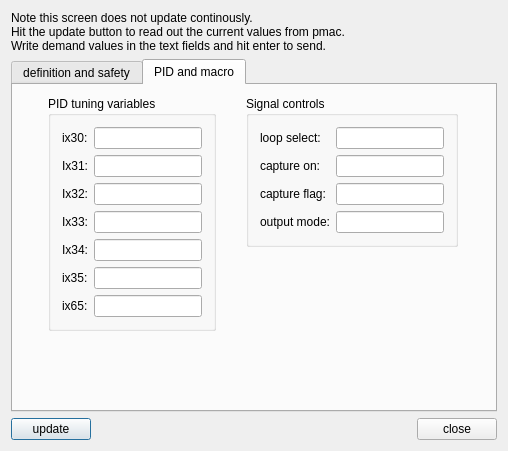
<?xml version="1.0" encoding="UTF-8"?>
<ui version="4.0">
 <class>formAxisSettings</class>
 <widget class="QDialog" name="formAxisSettings">
  <property name="geometry">
   <rect>
    <x>0</x>
    <y>0</y>
    <width>508</width>
    <height>451</height>
   </rect>
  </property>
  <property name="sizePolicy">
   <sizepolicy hsizetype="Fixed" vsizetype="Fixed">
    <horstretch>0</horstretch>
    <verstretch>0</verstretch>
   </sizepolicy>
  </property>
  <property name="maximumSize">
   <size>
    <width>1024</width>
    <height>768</height>
   </size>
  </property>
  <property name="windowTitle">
   <string>Axis setup</string>
  </property>
  <layout class="QGridLayout" name="gridLayout_3">
   <item row="0" column="0" colspan="3">
    <widget class="QLabel" name="textLabel1">
     <property name="text">
      <string>Note this screen does not update continously.
Hit the update button to read out the current values from pmac.
Write demand values in the text fields and hit enter to send.</string>
     </property>
     <property name="wordWrap">
      <bool>false</bool>
     </property>
    </widget>
   </item>
   <item row="1" column="0" colspan="3">
    <widget class="QTabWidget" name="tabAxisSetup">
     <property name="currentIndex">
      <number>1</number>
     </property>
     <widget class="QWidget" name="tab">
      <attribute name="title">
       <string>definition and safety</string>
      </attribute>
      <layout class="QGridLayout" name="gridLayout_2">
       <item row="0" column="0">
        <widget class="QGroupBox" name="groupBox1">
         <property name="title">
          <string>Definition I variables</string>
         </property>
         <layout class="QFormLayout" name="formLayout_2">
          <item row="0" column="0">
           <widget class="QLabel" name="textLabel2">
            <property name="text">
             <string>Ix11:</string>
            </property>
            <property name="wordWrap">
             <bool>false</bool>
            </property>
           </widget>
          </item>
          <item row="0" column="1">
           <widget class="QLineEdit" name="lneIx11">
            <property name="minimumSize">
             <size>
              <width>60</width>
              <height>0</height>
             </size>
            </property>
            <property name="maximumSize">
             <size>
              <width>31222</width>
              <height>32767</height>
             </size>
            </property>
           </widget>
          </item>
          <item row="1" column="0">
           <widget class="QLabel" name="textLabel2_2">
            <property name="text">
             <string>Ix12:</string>
            </property>
            <property name="wordWrap">
             <bool>false</bool>
            </property>
           </widget>
          </item>
          <item row="1" column="1">
           <widget class="QLineEdit" name="lneIx12">
            <property name="minimumSize">
             <size>
              <width>60</width>
              <height>0</height>
             </size>
            </property>
            <property name="maximumSize">
             <size>
              <width>31222</width>
              <height>32767</height>
             </size>
            </property>
           </widget>
          </item>
          <item row="2" column="0">
           <widget class="QLabel" name="textLabel2_3">
            <property name="text">
             <string>Ix13:</string>
            </property>
            <property name="wordWrap">
             <bool>false</bool>
            </property>
           </widget>
          </item>
          <item row="2" column="1">
           <widget class="QLineEdit" name="lneIx13">
            <property name="minimumSize">
             <size>
              <width>60</width>
              <height>0</height>
             </size>
            </property>
            <property name="maximumSize">
             <size>
              <width>31222</width>
              <height>32767</height>
             </size>
            </property>
           </widget>
          </item>
          <item row="3" column="0">
           <widget class="QLabel" name="textLabel2_4">
            <property name="text">
             <string>Ix14:</string>
            </property>
            <property name="wordWrap">
             <bool>false</bool>
            </property>
           </widget>
          </item>
          <item row="3" column="1">
           <widget class="QLineEdit" name="lneIx14">
            <property name="minimumSize">
             <size>
              <width>60</width>
              <height>0</height>
             </size>
            </property>
            <property name="maximumSize">
             <size>
              <width>31222</width>
              <height>32767</height>
             </size>
            </property>
           </widget>
          </item>
          <item row="4" column="0">
           <widget class="QLabel" name="textLabel2_5">
            <property name="text">
             <string>Ix15:</string>
            </property>
            <property name="wordWrap">
             <bool>false</bool>
            </property>
           </widget>
          </item>
          <item row="4" column="1">
           <widget class="QLineEdit" name="lneIx15">
            <property name="minimumSize">
             <size>
              <width>60</width>
              <height>0</height>
             </size>
            </property>
            <property name="maximumSize">
             <size>
              <width>31222</width>
              <height>32767</height>
             </size>
            </property>
           </widget>
          </item>
          <item row="5" column="0">
           <widget class="QLabel" name="textLabel2_6">
            <property name="text">
             <string>Ix16:</string>
            </property>
            <property name="wordWrap">
             <bool>false</bool>
            </property>
           </widget>
          </item>
          <item row="5" column="1">
           <widget class="QLineEdit" name="lneIx16">
            <property name="minimumSize">
             <size>
              <width>60</width>
              <height>0</height>
             </size>
            </property>
            <property name="maximumSize">
             <size>
              <width>31222</width>
              <height>32767</height>
             </size>
            </property>
           </widget>
          </item>
          <item row="6" column="0">
           <widget class="QLabel" name="textLabel2_7">
            <property name="text">
             <string>Ix17:</string>
            </property>
            <property name="wordWrap">
             <bool>false</bool>
            </property>
           </widget>
          </item>
          <item row="6" column="1">
           <widget class="QLineEdit" name="lneIx17">
            <property name="minimumSize">
             <size>
              <width>60</width>
              <height>0</height>
             </size>
            </property>
            <property name="maximumSize">
             <size>
              <width>31222</width>
              <height>32767</height>
             </size>
            </property>
           </widget>
          </item>
          <item row="7" column="0">
           <widget class="QLabel" name="textLabel2_8">
            <property name="text">
             <string>Ix19:</string>
            </property>
            <property name="wordWrap">
             <bool>false</bool>
            </property>
           </widget>
          </item>
          <item row="7" column="1">
           <widget class="QLineEdit" name="lneIx19">
            <property name="minimumSize">
             <size>
              <width>60</width>
              <height>0</height>
             </size>
            </property>
            <property name="maximumSize">
             <size>
              <width>31222</width>
              <height>32767</height>
             </size>
            </property>
           </widget>
          </item>
         </layout>
        </widget>
       </item>
       <item row="0" column="1">
        <widget class="QGroupBox" name="groupBox2">
         <property name="title">
          <string>Safety I variables</string>
         </property>
         <layout class="QFormLayout" name="formLayout">
          <item row="0" column="0">
           <widget class="QLabel" name="textLabel2_9">
            <property name="text">
             <string>Ix20</string>
            </property>
            <property name="wordWrap">
             <bool>false</bool>
            </property>
           </widget>
          </item>
          <item row="0" column="1">
           <widget class="QLineEdit" name="lneIx20">
            <property name="sizePolicy">
             <sizepolicy hsizetype="Expanding" vsizetype="Fixed">
              <horstretch>0</horstretch>
              <verstretch>0</verstretch>
             </sizepolicy>
            </property>
            <property name="minimumSize">
             <size>
              <width>60</width>
              <height>0</height>
             </size>
            </property>
            <property name="maximumSize">
             <size>
              <width>32222</width>
              <height>32767</height>
             </size>
            </property>
           </widget>
          </item>
          <item row="1" column="0">
           <widget class="QLabel" name="textLabel2_2_2">
            <property name="text">
             <string>Ix21</string>
            </property>
            <property name="wordWrap">
             <bool>false</bool>
            </property>
           </widget>
          </item>
          <item row="1" column="1">
           <widget class="QLineEdit" name="lneIx21">
            <property name="minimumSize">
             <size>
              <width>60</width>
              <height>0</height>
             </size>
            </property>
            <property name="maximumSize">
             <size>
              <width>32222</width>
              <height>32767</height>
             </size>
            </property>
           </widget>
          </item>
          <item row="2" column="0">
           <widget class="QLabel" name="textLabel2_3_2">
            <property name="text">
             <string>Ix22</string>
            </property>
            <property name="wordWrap">
             <bool>false</bool>
            </property>
           </widget>
          </item>
          <item row="2" column="1">
           <widget class="QLineEdit" name="lneIx22">
            <property name="minimumSize">
             <size>
              <width>60</width>
              <height>0</height>
             </size>
            </property>
            <property name="maximumSize">
             <size>
              <width>32222</width>
              <height>32767</height>
             </size>
            </property>
           </widget>
          </item>
          <item row="3" column="0">
           <widget class="QLabel" name="textLabel2_4_2">
            <property name="text">
             <string>Ix23</string>
            </property>
            <property name="wordWrap">
             <bool>false</bool>
            </property>
           </widget>
          </item>
          <item row="3" column="1">
           <widget class="QLineEdit" name="lneIx23">
            <property name="minimumSize">
             <size>
              <width>60</width>
              <height>0</height>
             </size>
            </property>
            <property name="maximumSize">
             <size>
              <width>32222</width>
              <height>32767</height>
             </size>
            </property>
           </widget>
          </item>
          <item row="4" column="0">
           <widget class="QLabel" name="textLabel2_5_2">
            <property name="text">
             <string>Ix24</string>
            </property>
            <property name="wordWrap">
             <bool>false</bool>
            </property>
           </widget>
          </item>
          <item row="4" column="1">
           <widget class="QLineEdit" name="lneIx24">
            <property name="minimumSize">
             <size>
              <width>60</width>
              <height>0</height>
             </size>
            </property>
            <property name="maximumSize">
             <size>
              <width>32222</width>
              <height>32767</height>
             </size>
            </property>
           </widget>
          </item>
          <item row="5" column="0">
           <widget class="QLabel" name="textLabel2_6_2">
            <property name="text">
             <string>Ix25</string>
            </property>
            <property name="wordWrap">
             <bool>false</bool>
            </property>
           </widget>
          </item>
          <item row="5" column="1">
           <widget class="QLineEdit" name="lneIx25">
            <property name="minimumSize">
             <size>
              <width>60</width>
              <height>0</height>
             </size>
            </property>
            <property name="maximumSize">
             <size>
              <width>32222</width>
              <height>32767</height>
             </size>
            </property>
           </widget>
          </item>
          <item row="6" column="0">
           <widget class="QLabel" name="textLabel2_7_2">
            <property name="text">
             <string>Ix26</string>
            </property>
            <property name="wordWrap">
             <bool>false</bool>
            </property>
           </widget>
          </item>
          <item row="6" column="1">
           <widget class="QLineEdit" name="lneIx26">
            <property name="minimumSize">
             <size>
              <width>0</width>
              <height>0</height>
             </size>
            </property>
            <property name="maximumSize">
             <size>
              <width>32222</width>
              <height>32767</height>
             </size>
            </property>
           </widget>
          </item>
         </layout>
        </widget>
       </item>
      </layout>
     </widget>
     <widget class="QWidget" name="tab">
      <attribute name="title">
       <string>PID and macro</string>
      </attribute>
      <layout class="QGridLayout" name="gridLayout">
       <item row="0" column="0" rowspan="2">
        <widget class="QGroupBox" name="groupBox1_2">
         <property name="sizePolicy">
          <sizepolicy hsizetype="Fixed" vsizetype="Fixed">
           <horstretch>0</horstretch>
           <verstretch>0</verstretch>
          </sizepolicy>
         </property>
         <property name="title">
          <string>PID tuning variables</string>
         </property>
         <layout class="QFormLayout" name="formLayout_3">
          <item row="0" column="0">
           <widget class="QLabel" name="textLabel2_10">
            <property name="text">
             <string>ix30:</string>
            </property>
            <property name="wordWrap">
             <bool>false</bool>
            </property>
           </widget>
          </item>
          <item row="0" column="1">
           <widget class="QLineEdit" name="lneIx30">
            <property name="minimumSize">
             <size>
              <width>60</width>
              <height>0</height>
             </size>
            </property>
            <property name="maximumSize">
             <size>
              <width>32233</width>
              <height>32767</height>
             </size>
            </property>
           </widget>
          </item>
          <item row="1" column="0">
           <widget class="QLabel" name="textLabel2_2_3">
            <property name="text">
             <string>Ix31:</string>
            </property>
            <property name="wordWrap">
             <bool>false</bool>
            </property>
           </widget>
          </item>
          <item row="1" column="1">
           <widget class="QLineEdit" name="lneIx31">
            <property name="minimumSize">
             <size>
              <width>60</width>
              <height>0</height>
             </size>
            </property>
            <property name="maximumSize">
             <size>
              <width>32233</width>
              <height>32767</height>
             </size>
            </property>
           </widget>
          </item>
          <item row="2" column="0">
           <widget class="QLabel" name="textLabel2_3_3">
            <property name="text">
             <string>Ix32:</string>
            </property>
            <property name="wordWrap">
             <bool>false</bool>
            </property>
           </widget>
          </item>
          <item row="2" column="1">
           <widget class="QLineEdit" name="lneIx32">
            <property name="minimumSize">
             <size>
              <width>60</width>
              <height>0</height>
             </size>
            </property>
            <property name="maximumSize">
             <size>
              <width>32233</width>
              <height>32767</height>
             </size>
            </property>
           </widget>
          </item>
          <item row="3" column="0">
           <widget class="QLabel" name="textLabel2_4_3">
            <property name="text">
             <string>Ix33:</string>
            </property>
            <property name="wordWrap">
             <bool>false</bool>
            </property>
           </widget>
          </item>
          <item row="3" column="1">
           <widget class="QLineEdit" name="lneIx33">
            <property name="minimumSize">
             <size>
              <width>60</width>
              <height>0</height>
             </size>
            </property>
            <property name="maximumSize">
             <size>
              <width>32233</width>
              <height>32767</height>
             </size>
            </property>
           </widget>
          </item>
          <item row="4" column="0">
           <widget class="QLabel" name="textLabel2_5_3">
            <property name="text">
             <string>Ix34:</string>
            </property>
            <property name="wordWrap">
             <bool>false</bool>
            </property>
           </widget>
          </item>
          <item row="4" column="1">
           <widget class="QLineEdit" name="lneIx34">
            <property name="minimumSize">
             <size>
              <width>60</width>
              <height>0</height>
             </size>
            </property>
            <property name="maximumSize">
             <size>
              <width>32233</width>
              <height>32767</height>
             </size>
            </property>
           </widget>
          </item>
          <item row="5" column="0">
           <widget class="QLabel" name="textLabel2_10_2">
            <property name="text">
             <string>ix35:</string>
            </property>
            <property name="wordWrap">
             <bool>false</bool>
            </property>
           </widget>
          </item>
          <item row="5" column="1">
           <widget class="QLineEdit" name="lneIx35">
            <property name="minimumSize">
             <size>
              <width>60</width>
              <height>0</height>
             </size>
            </property>
            <property name="maximumSize">
             <size>
              <width>32233</width>
              <height>32767</height>
             </size>
            </property>
           </widget>
          </item>
          <item row="6" column="0">
           <widget class="QLabel" name="textLabel2_10_2_2">
            <property name="text">
             <string>ix65:</string>
            </property>
            <property name="wordWrap">
             <bool>false</bool>
            </property>
           </widget>
          </item>
          <item row="6" column="1">
           <widget class="QLineEdit" name="lneIx65">
            <property name="minimumSize">
             <size>
              <width>60</width>
              <height>0</height>
             </size>
            </property>
            <property name="maximumSize">
             <size>
              <width>32233</width>
              <height>32767</height>
             </size>
            </property>
           </widget>
          </item>
         </layout>
        </widget>
       </item>
       <item row="0" column="1">
        <widget class="QGroupBox" name="groupBox1_2_2">
         <property name="sizePolicy">
          <sizepolicy hsizetype="Fixed" vsizetype="Fixed">
           <horstretch>0</horstretch>
           <verstretch>0</verstretch>
          </sizepolicy>
         </property>
         <property name="title">
          <string>Signal controls</string>
         </property>
         <layout class="QFormLayout" name="formLayout_4">
          <property name="fieldGrowthPolicy">
           <enum>QFormLayout::AllNonFixedFieldsGrow</enum>
          </property>
          <item row="0" column="0">
           <widget class="QLabel" name="lLoopSelect">
            <property name="text">
             <string>loop select:</string>
            </property>
            <property name="wordWrap">
             <bool>false</bool>
            </property>
           </widget>
          </item>
          <item row="0" column="1">
           <widget class="QLineEdit" name="lneLoopSelect">
            <property name="minimumSize">
             <size>
              <width>60</width>
              <height>0</height>
             </size>
            </property>
            <property name="maximumSize">
             <size>
              <width>32222</width>
              <height>32767</height>
             </size>
            </property>
           </widget>
          </item>
          <item row="1" column="0">
           <widget class="QLabel" name="lCaptureOn">
            <property name="text">
             <string>capture on:</string>
            </property>
            <property name="wordWrap">
             <bool>false</bool>
            </property>
           </widget>
          </item>
          <item row="1" column="1">
           <widget class="QLineEdit" name="lneCaptureOn">
            <property name="minimumSize">
             <size>
              <width>60</width>
              <height>0</height>
             </size>
            </property>
            <property name="maximumSize">
             <size>
              <width>32222</width>
              <height>32767</height>
             </size>
            </property>
           </widget>
          </item>
          <item row="2" column="0">
           <widget class="QLabel" name="lCaptureFlag">
            <property name="text">
             <string>capture flag:</string>
            </property>
            <property name="wordWrap">
             <bool>false</bool>
            </property>
           </widget>
          </item>
          <item row="2" column="1">
           <widget class="QLineEdit" name="lneCaptureFlag">
            <property name="minimumSize">
             <size>
              <width>60</width>
              <height>0</height>
             </size>
            </property>
            <property name="maximumSize">
             <size>
              <width>32222</width>
              <height>32767</height>
             </size>
            </property>
           </widget>
          </item>
          <item row="3" column="0">
           <widget class="QLabel" name="lOutputMode">
            <property name="text">
             <string>output mode:</string>
            </property>
            <property name="wordWrap">
             <bool>false</bool>
            </property>
           </widget>
          </item>
          <item row="3" column="1">
           <widget class="QLineEdit" name="lneOutputMode">
            <property name="minimumSize">
             <size>
              <width>60</width>
              <height>0</height>
             </size>
            </property>
            <property name="maximumSize">
             <size>
              <width>32222</width>
              <height>32767</height>
             </size>
            </property>
           </widget>
          </item>
         </layout>
        </widget>
       </item>
       <item row="1" column="1" rowspan="2">
        <spacer name="verticalSpacer">
         <property name="orientation">
          <enum>Qt::Vertical</enum>
         </property>
         <property name="sizeHint" stdset="0">
          <size>
           <width>20</width>
           <height>125</height>
          </size>
         </property>
        </spacer>
       </item>
       <item row="2" column="0">
        <spacer name="verticalSpacer_2">
         <property name="orientation">
          <enum>Qt::Vertical</enum>
         </property>
         <property name="sizeHint" stdset="0">
          <size>
           <width>20</width>
           <height>26</height>
          </size>
         </property>
        </spacer>
       </item>
      </layout>
     </widget>
    </widget>
   </item>
   <item row="2" column="0">
    <widget class="QPushButton" name="btnUpdate">
     <property name="text">
      <string>update</string>
     </property>
    </widget>
   </item>
   <item row="2" column="1">
    <spacer name="spacer7">
     <property name="orientation">
      <enum>Qt::Horizontal</enum>
     </property>
     <property name="sizeType">
      <enum>QSizePolicy::Expanding</enum>
     </property>
     <property name="sizeHint" stdset="0">
      <size>
       <width>185</width>
       <height>20</height>
      </size>
     </property>
    </spacer>
   </item>
   <item row="2" column="2">
    <widget class="QPushButton" name="btnClose">
     <property name="text">
      <string>close</string>
     </property>
    </widget>
   </item>
  </layout>
 </widget>
 <layoutdefault spacing="6" margin="11"/>
 <pixmapfunction>qPixmapFromMimeSource</pixmapfunction>
 <tabstops>
  <tabstop>lneIx11</tabstop>
  <tabstop>lneIx12</tabstop>
  <tabstop>lneIx13</tabstop>
  <tabstop>lneIx14</tabstop>
  <tabstop>lneIx15</tabstop>
  <tabstop>lneIx16</tabstop>
  <tabstop>lneIx17</tabstop>
  <tabstop>lneIx19</tabstop>
  <tabstop>lneIx20</tabstop>
  <tabstop>lneIx21</tabstop>
  <tabstop>lneIx22</tabstop>
  <tabstop>lneIx23</tabstop>
  <tabstop>lneIx24</tabstop>
  <tabstop>lneIx25</tabstop>
  <tabstop>lneIx26</tabstop>
  <tabstop>btnUpdate</tabstop>
  <tabstop>btnClose</tabstop>
 </tabstops>
 <resources/>
 <connections>
  <connection>
   <sender>btnUpdate</sender>
   <signal>clicked()</signal>
   <receiver>formAxisSettings</receiver>
   <slot>axisUpdate()</slot>
   <hints>
    <hint type="sourcelabel">
     <x>20</x>
     <y>20</y>
    </hint>
    <hint type="destinationlabel">
     <x>20</x>
     <y>20</y>
    </hint>
   </hints>
  </connection>
  <connection>
   <sender>btnClose</sender>
   <signal>clicked()</signal>
   <receiver>formAxisSettings</receiver>
   <slot>close()</slot>
   <hints>
    <hint type="sourcelabel">
     <x>20</x>
     <y>20</y>
    </hint>
    <hint type="destinationlabel">
     <x>20</x>
     <y>20</y>
    </hint>
   </hints>
  </connection>
  <connection>
   <sender>lneIx11</sender>
   <signal>returnPressed()</signal>
   <receiver>formAxisSettings</receiver>
   <slot>sendIx11()</slot>
   <hints>
    <hint type="sourcelabel">
     <x>20</x>
     <y>20</y>
    </hint>
    <hint type="destinationlabel">
     <x>20</x>
     <y>20</y>
    </hint>
   </hints>
  </connection>
  <connection>
   <sender>lneIx12</sender>
   <signal>returnPressed()</signal>
   <receiver>formAxisSettings</receiver>
   <slot>sendIx12()</slot>
   <hints>
    <hint type="sourcelabel">
     <x>20</x>
     <y>20</y>
    </hint>
    <hint type="destinationlabel">
     <x>20</x>
     <y>20</y>
    </hint>
   </hints>
  </connection>
  <connection>
   <sender>lneIx13</sender>
   <signal>returnPressed()</signal>
   <receiver>formAxisSettings</receiver>
   <slot>sendIx13()</slot>
   <hints>
    <hint type="sourcelabel">
     <x>20</x>
     <y>20</y>
    </hint>
    <hint type="destinationlabel">
     <x>20</x>
     <y>20</y>
    </hint>
   </hints>
  </connection>
  <connection>
   <sender>lneIx14</sender>
   <signal>returnPressed()</signal>
   <receiver>formAxisSettings</receiver>
   <slot>sendIx14()</slot>
   <hints>
    <hint type="sourcelabel">
     <x>20</x>
     <y>20</y>
    </hint>
    <hint type="destinationlabel">
     <x>20</x>
     <y>20</y>
    </hint>
   </hints>
  </connection>
  <connection>
   <sender>lneIx15</sender>
   <signal>returnPressed()</signal>
   <receiver>formAxisSettings</receiver>
   <slot>sendIx15()</slot>
   <hints>
    <hint type="sourcelabel">
     <x>20</x>
     <y>20</y>
    </hint>
    <hint type="destinationlabel">
     <x>20</x>
     <y>20</y>
    </hint>
   </hints>
  </connection>
  <connection>
   <sender>lneIx16</sender>
   <signal>returnPressed()</signal>
   <receiver>formAxisSettings</receiver>
   <slot>sendIx16()</slot>
   <hints>
    <hint type="sourcelabel">
     <x>20</x>
     <y>20</y>
    </hint>
    <hint type="destinationlabel">
     <x>20</x>
     <y>20</y>
    </hint>
   </hints>
  </connection>
  <connection>
   <sender>lneIx17</sender>
   <signal>returnPressed()</signal>
   <receiver>formAxisSettings</receiver>
   <slot>sendIx17()</slot>
   <hints>
    <hint type="sourcelabel">
     <x>20</x>
     <y>20</y>
    </hint>
    <hint type="destinationlabel">
     <x>20</x>
     <y>20</y>
    </hint>
   </hints>
  </connection>
  <connection>
   <sender>lneIx19</sender>
   <signal>returnPressed()</signal>
   <receiver>formAxisSettings</receiver>
   <slot>sendIx19()</slot>
   <hints>
    <hint type="sourcelabel">
     <x>20</x>
     <y>20</y>
    </hint>
    <hint type="destinationlabel">
     <x>20</x>
     <y>20</y>
    </hint>
   </hints>
  </connection>
  <connection>
   <sender>lneIx20</sender>
   <signal>returnPressed()</signal>
   <receiver>formAxisSettings</receiver>
   <slot>sendIx20()</slot>
   <hints>
    <hint type="sourcelabel">
     <x>20</x>
     <y>20</y>
    </hint>
    <hint type="destinationlabel">
     <x>20</x>
     <y>20</y>
    </hint>
   </hints>
  </connection>
  <connection>
   <sender>lneIx21</sender>
   <signal>returnPressed()</signal>
   <receiver>formAxisSettings</receiver>
   <slot>sendIx21()</slot>
   <hints>
    <hint type="sourcelabel">
     <x>20</x>
     <y>20</y>
    </hint>
    <hint type="destinationlabel">
     <x>20</x>
     <y>20</y>
    </hint>
   </hints>
  </connection>
  <connection>
   <sender>lneIx22</sender>
   <signal>returnPressed()</signal>
   <receiver>formAxisSettings</receiver>
   <slot>sendIx22()</slot>
   <hints>
    <hint type="sourcelabel">
     <x>20</x>
     <y>20</y>
    </hint>
    <hint type="destinationlabel">
     <x>20</x>
     <y>20</y>
    </hint>
   </hints>
  </connection>
  <connection>
   <sender>lneIx23</sender>
   <signal>returnPressed()</signal>
   <receiver>formAxisSettings</receiver>
   <slot>sendIx23()</slot>
   <hints>
    <hint type="sourcelabel">
     <x>20</x>
     <y>20</y>
    </hint>
    <hint type="destinationlabel">
     <x>20</x>
     <y>20</y>
    </hint>
   </hints>
  </connection>
  <connection>
   <sender>lneIx24</sender>
   <signal>returnPressed()</signal>
   <receiver>formAxisSettings</receiver>
   <slot>sendIx24()</slot>
   <hints>
    <hint type="sourcelabel">
     <x>20</x>
     <y>20</y>
    </hint>
    <hint type="destinationlabel">
     <x>20</x>
     <y>20</y>
    </hint>
   </hints>
  </connection>
  <connection>
   <sender>lneIx25</sender>
   <signal>returnPressed()</signal>
   <receiver>formAxisSettings</receiver>
   <slot>sendIx25()</slot>
   <hints>
    <hint type="sourcelabel">
     <x>20</x>
     <y>20</y>
    </hint>
    <hint type="destinationlabel">
     <x>20</x>
     <y>20</y>
    </hint>
   </hints>
  </connection>
  <connection>
   <sender>lneIx26</sender>
   <signal>returnPressed()</signal>
   <receiver>formAxisSettings</receiver>
   <slot>sendIx26()</slot>
   <hints>
    <hint type="sourcelabel">
     <x>20</x>
     <y>20</y>
    </hint>
    <hint type="destinationlabel">
     <x>20</x>
     <y>20</y>
    </hint>
   </hints>
  </connection>
  <connection>
   <sender>lneIx30</sender>
   <signal>returnPressed()</signal>
   <receiver>formAxisSettings</receiver>
   <slot>sendIx30()</slot>
   <hints>
    <hint type="sourcelabel">
     <x>20</x>
     <y>20</y>
    </hint>
    <hint type="destinationlabel">
     <x>20</x>
     <y>20</y>
    </hint>
   </hints>
  </connection>
  <connection>
   <sender>lneIx31</sender>
   <signal>returnPressed()</signal>
   <receiver>formAxisSettings</receiver>
   <slot>sendIx31()</slot>
   <hints>
    <hint type="sourcelabel">
     <x>20</x>
     <y>20</y>
    </hint>
    <hint type="destinationlabel">
     <x>20</x>
     <y>20</y>
    </hint>
   </hints>
  </connection>
  <connection>
   <sender>lneIx32</sender>
   <signal>returnPressed()</signal>
   <receiver>formAxisSettings</receiver>
   <slot>sendIx32()</slot>
   <hints>
    <hint type="sourcelabel">
     <x>20</x>
     <y>20</y>
    </hint>
    <hint type="destinationlabel">
     <x>20</x>
     <y>20</y>
    </hint>
   </hints>
  </connection>
  <connection>
   <sender>lneIx33</sender>
   <signal>returnPressed()</signal>
   <receiver>formAxisSettings</receiver>
   <slot>sendIx33()</slot>
   <hints>
    <hint type="sourcelabel">
     <x>20</x>
     <y>20</y>
    </hint>
    <hint type="destinationlabel">
     <x>20</x>
     <y>20</y>
    </hint>
   </hints>
  </connection>
  <connection>
   <sender>lneIx34</sender>
   <signal>returnPressed()</signal>
   <receiver>formAxisSettings</receiver>
   <slot>sendIx34()</slot>
   <hints>
    <hint type="sourcelabel">
     <x>20</x>
     <y>20</y>
    </hint>
    <hint type="destinationlabel">
     <x>20</x>
     <y>20</y>
    </hint>
   </hints>
  </connection>
  <connection>
   <sender>lneIx35</sender>
   <signal>returnPressed()</signal>
   <receiver>formAxisSettings</receiver>
   <slot>sendIx35()</slot>
   <hints>
    <hint type="sourcelabel">
     <x>20</x>
     <y>20</y>
    </hint>
    <hint type="destinationlabel">
     <x>20</x>
     <y>20</y>
    </hint>
   </hints>
  </connection>
  <connection>
   <sender>lneIx65</sender>
   <signal>returnPressed()</signal>
   <receiver>formAxisSettings</receiver>
   <slot>sendIx65()</slot>
   <hints>
    <hint type="sourcelabel">
     <x>20</x>
     <y>20</y>
    </hint>
    <hint type="destinationlabel">
     <x>20</x>
     <y>20</y>
    </hint>
   </hints>
  </connection>
  <connection>
   <sender>lneLoopSelect</sender>
   <signal>returnPressed()</signal>
   <receiver>formAxisSettings</receiver>
   <slot>sendLoopSelect()</slot>
   <hints>
    <hint type="sourcelabel">
     <x>20</x>
     <y>20</y>
    </hint>
    <hint type="destinationlabel">
     <x>20</x>
     <y>20</y>
    </hint>
   </hints>
  </connection>
  <connection>
   <sender>lneCaptureOn</sender>
   <signal>returnPressed()</signal>
   <receiver>formAxisSettings</receiver>
   <slot>sendCaptureOn()</slot>
   <hints>
    <hint type="sourcelabel">
     <x>20</x>
     <y>20</y>
    </hint>
    <hint type="destinationlabel">
     <x>20</x>
     <y>20</y>
    </hint>
   </hints>
  </connection>
  <connection>
   <sender>lneCaptureFlag</sender>
   <signal>returnPressed()</signal>
   <receiver>formAxisSettings</receiver>
   <slot>sendCaptureFlag()</slot>
   <hints>
    <hint type="sourcelabel">
     <x>20</x>
     <y>20</y>
    </hint>
    <hint type="destinationlabel">
     <x>20</x>
     <y>20</y>
    </hint>
   </hints>
  </connection>
  <connection>
   <sender>lneOutputMode</sender>
   <signal>returnPressed()</signal>
   <receiver>formAxisSettings</receiver>
   <slot>sendOutputMode()</slot>
   <hints>
    <hint type="sourcelabel">
     <x>20</x>
     <y>20</y>
    </hint>
    <hint type="destinationlabel">
     <x>20</x>
     <y>20</y>
    </hint>
   </hints>
  </connection>
  <connection>
   <sender>tabAxisSetup</sender>
   <signal>currentChanged(QWidget*)</signal>
   <receiver>formAxisSettings</receiver>
   <slot>tabChange()</slot>
   <hints>
    <hint type="sourcelabel">
     <x>20</x>
     <y>20</y>
    </hint>
    <hint type="destinationlabel">
     <x>20</x>
     <y>20</y>
    </hint>
   </hints>
  </connection>
 </connections>
</ui>
